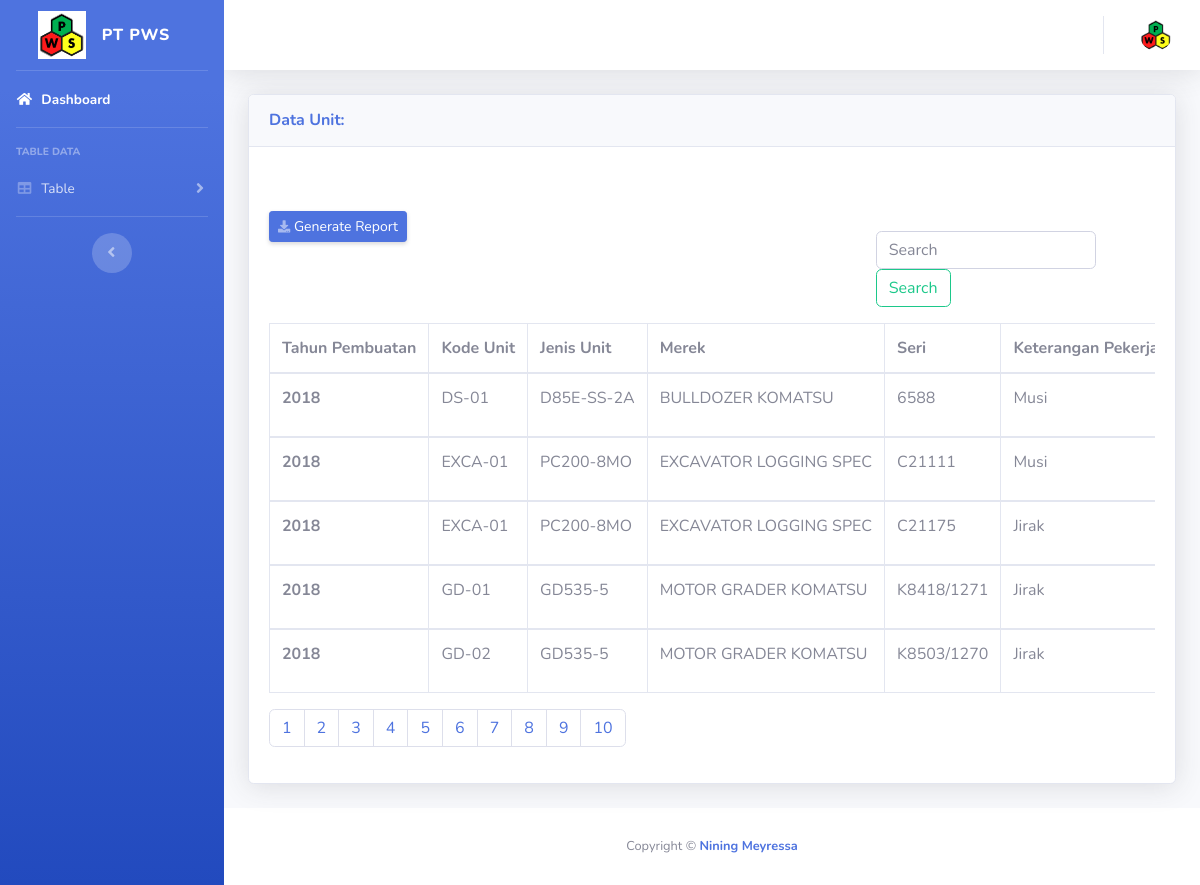
The page /admin/tab_unit2.php (signed in) on the database its author committed.
### tables this page shows
CREATE TABLE `users` (
  `id` int(11) NOT NULL,
  `username` varchar(222) NOT NULL,
  `password` varchar(222) NOT NULL,
  `nama` varchar(222) NOT NULL,
  `foto` varchar(222) NOT NULL,
  `role` varchar(222) NOT NULL
);

CREATE TABLE `unit` (
  `id` int(25) NOT NULL,
  `kode_unit` varchar(250) NOT NULL,
  `jenis_unit` varchar(200) NOT NULL,
  `merek` varchar(210) NOT NULL,
  `seri` varchar(230) NOT NULL,
  `tanggal_pembuatan` varchar(250) NOT NULL,
  `keterangan` varchar(250) NOT NULL
);

### config/koneksi.php (called while the page is built)
<?php
$conn = mysqli_connect('localhost', 'root', '', 'rekam_pws') or die($conn);
function user()
{
  global $conn;
  $sss = mysqli_query($conn, "select * from users where id = '" . $_SESSION['user'] . "'");
  return mysqli_fetch_array($sss);
}

### admin/tab_unit2.php (the view, shortened to what this page needs)
<?php
include '../config/koneksi.php';
?>
<!DOCTYPE html>
<html lang="en">
<head>
  <link href="vendor/fontawesome-free/css/all.min.css" rel="stylesheet" type="text/css">
  <link href="css/sb-admin-2.min.css" rel="stylesheet">
</head>
<body id="page-top">
  <div id="wrapper">
    <ul class="navbar-nav bg-gradient-primary sidebar sidebar-dark accordion" id="accordionSidebar">
      <a class="sidebar-brand d-flex align-items-center justify-content-center" href="">
        <input type="image" src="img/pws_logo.png" alt="Submit" width="48" height="48">
        <div class="sidebar-brand-text mx-3">PT PWS</div>
      </a>
      <hr class="sidebar-divider my-0">
      <li class="nav-item active">
        <a class="nav-link" href="index3.php">
          <i class="fas fa-fw fa-home"></i>
          <span>Dashboard</span></a>
      </li>
      <hr class="sidebar-divider">
      <div class="sidebar-heading">
        Table Data
      </div>
      <li class="nav-item">
        <a class="nav-link collapsed" href="#" data-toggle="collapse" data-target="#collapsePages" aria-expanded="true" aria-controls="collapsePages">
          <i class="fas fa-fw fa-table"></i>
          <span>Table</span>
        </a>
      </li>
      <hr class="sidebar-divider">
      <div class="text-center d-none d-md-inline">
        <button class="rounded-circle border-0" id="sidebarToggle"></button>
      </div>
    </ul>
    <div id="content-wrapper" class="d-flex flex-column">
      <div id="content">
        <nav class="navbar navbar-expand navbar-light bg-white topbar mb-4 static-top shadow">
          <ul class="navbar-nav ml-auto">
            <?php
            $rrr = user();
            ?>
            <li class="nav-item dropdown no-arrow">
              <a class="nav-link dropdown-toggle" href="#" id="userDropdown" role="button" data-toggle="dropdown" aria-haspopup="true" aria-expanded="false">
                <img class="img-profile rounded-circle" src=" img/<?php echo $rrr['foto'] ?>" alt="profile">
              </a>
            </li>
          </ul>
        </nav>
        <div class="container-fluid">
          <div class="card shadow mb-4">
            <div class="card-header py-3 d-flex flex-row align-items-center justify-content-between">
              <h6 class="m-0 font-weight-bold text-primary">Data Unit:</h6>
            </div>
            <div class="card-body">
              <?php
              $hal = 5;
              $item = 10;
              $page = (isset($_GET['page'])) ? (int)$_GET['page'] : 1;
              $start = ($page - 1) * $hal;
              ?>
              <div class="row mt-3">
                <div class="col-md-8  mt-4">
                  <a href="export_unit.php" class="d-none d-sm-inline-block btn btn-sm btn-primary shadow-sm mt-1"><i class="fas fa-download fa-sm text-white-50"></i> Generate Report</a>
                </div>
                <div class="col-md-4 mt-5 ">
                  <form class="form-inline my-2 my-lg-0" action="cari_unit2.php" method="get" name='cari'>
                    <input class="form-control mr-sm-2" type="search" placeholder="Search" aria-label="Search" name='cari' required>
                    <button class="btn btn-outline-success my-2 my-sm-0" type="submit">Search</button>
                  </form>
                </div>
              </div>
              <div class="table-responsive service">
                <table class="table table-bordered table-hover  mt-3 text-nowrap css-serial">
                  <thead>
                    <tr>
                      <th scope="col">Tahun Pembuatan</th>
                      <th scope="col">Kode Unit</th>
                      <th scope="col">Jenis Unit</th>
                      <th scope="col">Merek</th>
                      <th scope="col">Seri</th>
                      <th scope="col">Keterangan Pekerja</th>
                    </tr>
                  </thead>
                  <?php
                  if (isset($_GET['cari'])) {
                    $cari = mysqli_real_escape_string($conn, $_GET['cari']);
                    $brg = mysqli_query($conn, "select * from unit where kode_unit like '%" . $cari . "%' or jenis_unit like '%" . $cari . "%' or merek like '%" . $cari . "%' or seri like '%" . $cari . "%' or tanggal_pembuatan like '%" . $cari . "%' or keterangan like '%" . $cari . "%'");
                    if (mysqli_num_rows($brg) > 0) {
                      echo "<div class='col-md-10 col-sm-12 col-xs-12 ml-5'>";
                      echo "<div class='alert alert-primary mt-4 ml-5' role='alert'>";
                      echo "<p><center>Data Yang Anda Cari  Ditemukan</center></p>";
                      echo   "</div>";
                      echo "</div>";
                    } else {
                      echo "<div class='col-md-10 col-sm-12 col-xs-12 ml-5'>";
                      echo "<div class='alert alert-danger mt-4 ml-5' role='alert'>";
                      echo "<p><center>$cari Yang Anda Cari Tidak Ditemukan</center></p>";
                      echo   "</div>";
                      echo "</div>";
                    }
                  } else {
                    $brg = mysqli_query($conn, "select * from unit orders limit $start, $hal");
                  }
                  if (mysqli_num_rows($brg)) {
                    while ($row = mysqli_fetch_array($brg)) {
                  ?>
                      <tbody>
                        <tr>
                          <th scope="row"><?php echo $row['tanggal_pembuatan'] ?></th>
                          <td><?php echo $row['kode_unit'] ?></td>
                          <td><?php echo $row['jenis_unit'] ?></td>
                          <td><?php echo $row['merek'] ?></td>
                          <td><?php echo $row['seri'] ?></td>
                          <td><?php echo $row['keterangan'] ?></td>
                        </tr>
                      </tbody>
                  <?php }
                  } elseif (mysqli_num_rows($brg) <= 0 and !$cari) {
                    echo "<div class='col-md-10 col-sm-12 col-xs-12 ml-5'>";
                    echo "<div class='alert alert-danger mt-4 ml-5' role='alert'>";
                    echo "<p><center>Data Anda Masih Kosong</center></p>";
                    echo "</div>";
                    echo "</div>";
                  } ?>
                </table>
                <nav aria-label="Page navigation example">
                  <ul class="pagination">
                    <?php
                    for ($x = 1; $x <= $item; $x++) {
                    ?>
                      <li class="page-item"> <a class="page-link" href="?page=<?php echo $x ?>"><?php echo $x ?></a></li>
                    <?php
                    }
                    ?>
                  </ul>
                </nav>
              </div>
            </div>
          </div>
        </div>
      </div>
      <footer class="sticky-footer bg-white">
        <div class="container my-auto">
          <div class="copyright text-center my-auto">
            <span>Copyright &copy; <a href="https://www.instagram.com/niningmr/" style="text-decoration: none;"><b>Nining Meyressa</b></a></span>
          </div>
        </div>
      </footer>
    </div>
  </div>
</body>
</html>

### rows shown on the page
users: foto (picture)
unit: tanggal_pembuatan "2018", kode_unit "DS-01", jenis_unit "D85E-SS-2A", merek "BULLDOZER KOMATSU", seri "6588", keterangan "Musi"
unit: tanggal_pembuatan "2018", kode_unit "EXCA-01", jenis_unit "PC200-8MO", merek "EXCAVATOR LOGGING SPEC", seri "C21111", keterangan "Musi"
unit: tanggal_pembuatan "2018", kode_unit "EXCA-01", jenis_unit "PC200-8MO", merek "EXCAVATOR LOGGING SPEC", seri "C21175", keterangan "Jirak"
unit: tanggal_pembuatan "2018", kode_unit "GD-01", jenis_unit "GD535-5", merek "MOTOR GRADER KOMATSU", seri "K8418/1271", keterangan "Jirak"
unit: tanggal_pembuatan "2018", kode_unit "GD-02", jenis_unit "GD535-5", merek "MOTOR GRADER KOMATSU", seri "K8503/1270", keterangan "Jirak"
